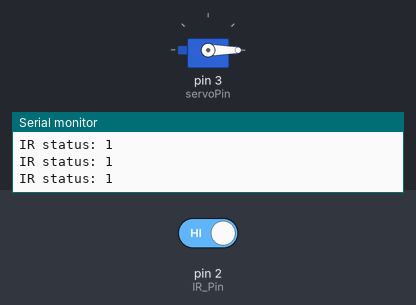
The sketch below on a simulated Arduino Nano, built with avr-gcc and run on an emulated ATmega328P. On the bench: servo, the last lines printed to the serial monitor. The inputs (shaded band) are chosen by the test bench; at power-on: pin 2 (IR_Pin) HIGH.

Above: at 1.2 s.
1.3 s: pin 2 (IR_Pin) driven LOW
At 2.1 s:
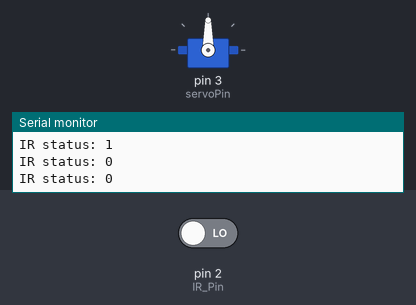
2.8 s: pin 2 (IR_Pin) driven HIGH
At 3.7 s:
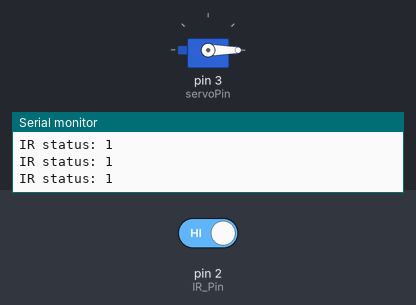
Timing chart, 0 to 5.8 s (numbered marks = the images above; inputs shaded):
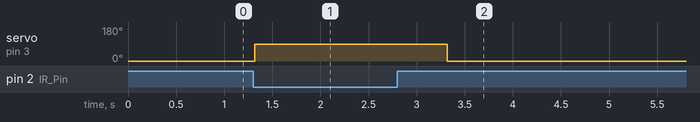

Measured:
- after the input at 1.3 s, servo on pin 3 (servoPin): 0° → 90° at once
- after the input at 2.8 s, servo on pin 3 (servoPin): 90° → 0° after 0.52 s

The sketch:

Arduino_automatic_gatekeeper.ino
```cpp
// Arduino Nano with IR Sensor & Servo for Gatekeeper Project
// In this project, we’ll demonstrate how to build an automatic gate system
// using an Arduino Nano, an infrared (IR) sensor, and a servo motor.
// When the IR sensor detects an object, the gate (servo) will open for 0.5 second.
// After 0.5 second, the system will recheck if the object is still detected.
// If the object is gone, the gate will close after 0.5 second; otherwise, it remains open.
//
// Components Used:
// - Arduino Nano
// - IR Sensor Module
// - Servo Motor
// - Jumper Wires
//
// Visit http://kitkraft.in for all the components you need for this project.

#include <Servo.h>  // Include the Servo library to control the servo motor

// Declare variables
int servoPin = 3;  // Pin for controlling the servo motor
const int IR_Pin = 2;  // Pin connected to the IR sensor
int ir;  // Variable to store the IR sensor reading

Servo Servo1;  // Create a servo object to control the gate

void setup() {
   Serial.begin(9600);  // Start the serial communication for debugging
   Servo1.attach(servoPin);  // Attach the servo motor to the specified pin
   pinMode(IR_Pin, INPUT);  // Set the IR sensor pin as input
   Servo1.write(0);  // Initialize the servo at 0 degrees (gate closed)
}

void loop(){
  // Read the IR sensor status
  ir = digitalRead(IR_Pin);
  Serial.print("IR status: ");
  Serial.println(ir);  // Print the sensor reading to the Serial Monitor

  // If the IR sensor detects an object (ir = 0)
  if (!ir) {
    Servo1.write(90);  // Open the gate (move servo to 90 degrees)
    delay(500);  // Hold the gate open for 0.5 second

    // After 1 second, check if the object is still present
    ir = digitalRead(IR_Pin);

    // If the object is still present (ir = 0), keep the gate open
    if (!ir) {
      Servo1.write(90);  // Keep the servo at 90 degrees (gate remains open)
    } else {
      // If the object has passed (ir = 1), close the gate
      delay(500);  // Wait for 0.5 second before closing the gate
      Servo1.write(0);  // Move servo to 0 degrees (close the gate)
    }
  } else {
    // If no object is detected, ensure the gate remains closed
    Servo1.write(0);  // Keep the servo at 0 degrees (gate closed)
  }
}
```
